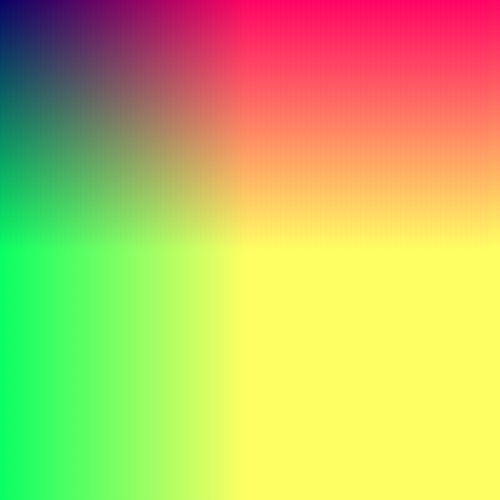
Frame 1 (no input)
Frame 60 (the mouse pressed at the canvas centre just before this capture): identical to frame 1, image omitted
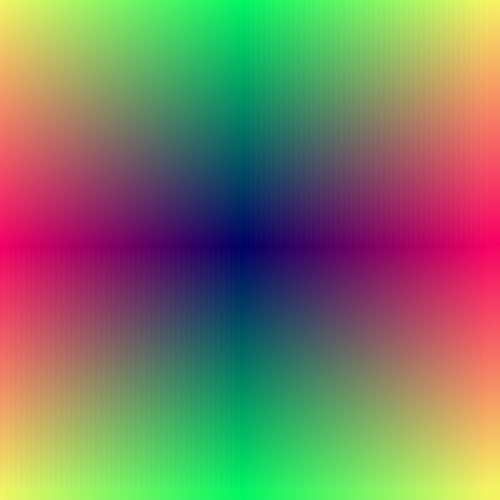
Frame 120 (the mouse held since frame 60 and released just before this capture)

The Processing sketch that drew these frames (run headless with seeded random() and noise(); from frame 60 on, the mouse is pressed at the canvas centre):

// Processing sketch: processing_65187
// ── processing_65187.pde

void setup(){
size(500,500);
background(0);
}

void draw(){
background(0);
for(int i =0;i<500;i+=5){
  for(int j=0;j<500;j+=5){
float distance = abs(mouseX - i);
float distance2=abs(mouseY-j);
fill(distance,distance2,100);
noStroke();
ellipse(i,j,20,20);
}
}
}
